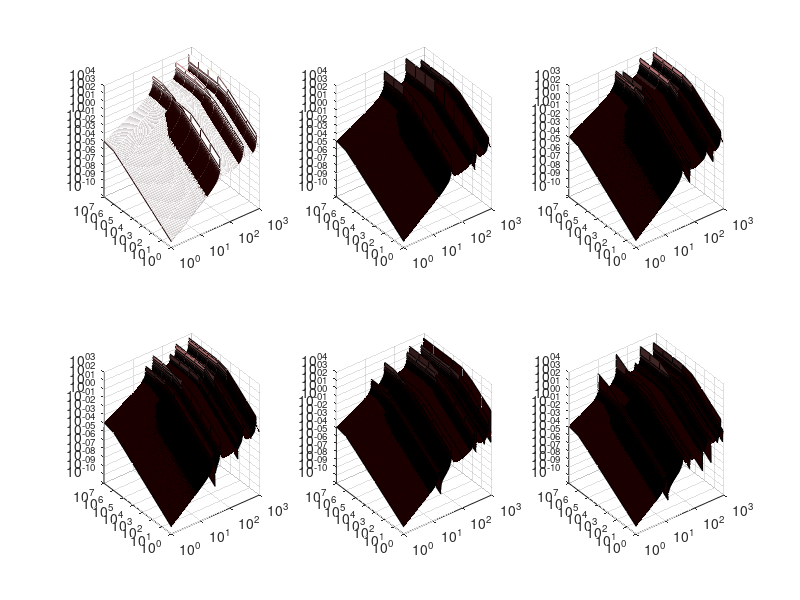
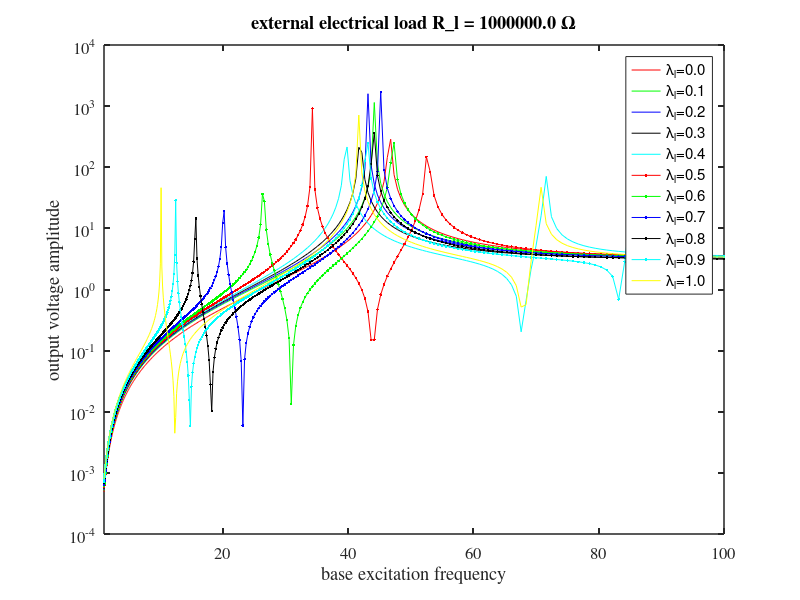

Write the MATLAB code that produced these figures, in order.
clc;clear;close all;



result00 = load('bm_ext_base_laml_l_00e-3.mat'); 
vplist00  = result00.Vplist;
result01 = load('bm_ext_base_laml_l_10e-3.mat'); 
vplist01  = result01.Vplist;
result02 = load('bm_ext_base_laml_l_20e-3.mat'); 
vplist02  = result02.Vplist;
result03 = load('bm_ext_base_laml_l_30e-3.mat'); 
vplist03  = result03.Vplist;
result04 = load('bm_ext_base_laml_l_40e-3.mat'); 
vplist04  = result04.Vplist;
result05 = load('bm_ext_base_laml_l_50e-3.mat'); 
vplist05  = result05.Vplist;
result06 = load('bm_ext_base_laml_l_60e-3.mat'); 
vplist06  = result06.Vplist;
result07 = load('bm_ext_base_laml_l_70e-3.mat');
vplist07  = result07.Vplist;
result08 = load('bm_ext_base_laml_l_80e-3.mat'); 
vplist08  = result08.Vplist;
result09 = load('bm_ext_base_laml_l_90e-3.mat'); 
vplist09  = result09.Vplist;
result10 = load('bm_ext_base_laml_l_100e-3.mat'); 
vplist10  = result10.Vplist;

fr = result00.fr;
Rl = result00.Rl;
xib  = result00.xib;

%% Rl from 1 ohm to 10 Mohm, different laml
f = figure(1);
set(gca, 'linewidth', 1.1, 'fontsize', 12, 'fontname', 'times')
set(gcf, 'color', 'w')
colormap pink
subplot(231)
mesh(fr,Rl,abs(vplist00), 'DisplayName','\lambda_l=0.0')
set(gca,'XScale','log');
set(gca,'YScale','log');
set(gca,'ZScale','log');
subplot(232)
surf(fr,Rl,abs(vplist02), 'DisplayName','\lambda_l=0.2')
set(gca,'XScale','log');
set(gca,'YScale','log');
set(gca,'ZScale','log');
subplot(233)
surf(fr,Rl,abs(vplist04), 'DisplayName','\lambda_l=0.4')
set(gca,'XScale','log');
set(gca,'YScale','log');
set(gca,'ZScale','log');
subplot(234)
surf(fr,Rl,abs(vplist06), 'DisplayName','\lambda_l=0.6')
set(gca,'XScale','log');
set(gca,'YScale','log');
set(gca,'ZScale','log');
subplot(235)
surf(fr,Rl,abs(vplist08), 'DisplayName','\lambda_l=0.8')
set(gca,'XScale','log');
set(gca,'YScale','log');
set(gca,'ZScale','log');
subplot(236)
surf(fr,Rl,abs(vplist10), 'DisplayName','\lambda_l=1.0')
set(gca,'XScale','log');
set(gca,'YScale','log');
set(gca,'ZScale','log');


% legend('show')

% ax = findobj(f,'Type','Axes');
% for i=1:length(ax)
%     ylabel(ax(i),{'Nice'})
%     title(ax(i),{'Very Nice'})
% end




% title('Output voltage amplitude at different frequency and load')
% print(gcf,'fig_output_voltage_vs_fr_Rl_laml_all','-dpdf');
% print(gcf,'fig_output_voltage_vs_fr_Rl_laml_all','-depsc');
% print(gcf,'fig_output_voltage_vs_fr_Rl_laml_all','-djpeg','-r300','-noui');      

% 
% 
% %% Rl  1 ohm, different laml
% figure(2)
% plot(fr(1,:),abs(vplist00(1,:)),'r', 'DisplayName','\lambda_l=0.0'); hold on
% plot(fr(1,:),abs(vplist01(1,:)),'g', 'DisplayName','\lambda_l=0.1')
% plot(fr(1,:),abs(vplist02(1,:)),'b', 'DisplayName','\lambda_l=0.2')
% plot(fr(1,:),abs(vplist03(1,:)),'k', 'DisplayName','\lambda_l=0.3')
% plot(fr(1,:),abs(vplist04(1,:)),'c', 'DisplayName','\lambda_l=0.4')
% plot(fr(1,:),abs(vplist05(1,:)),'r.-', 'DisplayName','\lambda_l=0.5')
% plot(fr(1,:),abs(vplist06(1,:)),'g.-', 'DisplayName','\lambda_l=0.6')
% plot(fr(1,:),abs(vplist07(1,:)),'b.-', 'DisplayName','\lambda_l=0.7')
% plot(fr(1,:),abs(vplist08(1,:)),'k.-', 'DisplayName','\lambda_l=0.8')
% plot(fr(1,:),abs(vplist09(1,:)),'c.-', 'DisplayName','\lambda_l=0.9')
% plot(fr(1,:),abs(vplist10(1,:)),'y', 'DisplayName','\lambda_l=1.0')
% set(gca,'XScale','log');
% set(gca,'YScale','log');
% xlabel('base excitation frequency');
% ylabel('output voltage amplitude');
% set(gca, 'linewidth', 1.1, 'fontsize', 12, 'fontname', 'times')
% set(gcf, 'color', 'w')
% legend('show')
% title('external electrical load R\_l = 1.0 \Omega')
% 
% 
% %% Rl  10 ohm, different laml
% figure(3)
% plot(fr(1,:),abs(vplist00(2,:)),'r', 'DisplayName','\lambda_l=0.0'); hold on
% plot(fr(1,:),abs(vplist01(2,:)),'g', 'DisplayName','\lambda_l=0.1')
% plot(fr(1,:),abs(vplist02(2,:)),'b', 'DisplayName','\lambda_l=0.2')
% plot(fr(1,:),abs(vplist03(2,:)),'k', 'DisplayName','\lambda_l=0.3')
% plot(fr(1,:),abs(vplist04(2,:)),'c', 'DisplayName','\lambda_l=0.4')
% plot(fr(1,:),abs(vplist05(2,:)),'r.-', 'DisplayName','\lambda_l=0.5')
% plot(fr(1,:),abs(vplist06(2,:)),'g.-', 'DisplayName','\lambda_l=0.6')
% plot(fr(1,:),abs(vplist07(2,:)),'b.-', 'DisplayName','\lambda_l=0.7')
% plot(fr(1,:),abs(vplist08(2,:)),'k.-', 'DisplayName','\lambda_l=0.8')
% plot(fr(1,:),abs(vplist09(2,:)),'c.-', 'DisplayName','\lambda_l=0.9')
% plot(fr(1,:),abs(vplist10(2,:)),'y', 'DisplayName','\lambda_l=1.0')
% set(gca,'XScale','log');
% set(gca,'YScale','log');
% xlabel('base excitation frequency');
% ylabel('output voltage amplitude');
% set(gca, 'linewidth', 1.1, 'fontsize', 12, 'fontname', 'times')
% set(gcf, 'color', 'w')
% legend('show')
% title('external electrical load R\_l = 10.0 \Omega')
% 
% 
% 
% %% Rl  100 ohm, different laml
% figure(4)
% plot(fr(1,:),abs(vplist00(3,:)),'r', 'DisplayName','\lambda_l=0.0'); hold on
% plot(fr(1,:),abs(vplist01(3,:)),'g', 'DisplayName','\lambda_l=0.1')
% plot(fr(1,:),abs(vplist02(3,:)),'b', 'DisplayName','\lambda_l=0.2')
% plot(fr(1,:),abs(vplist03(3,:)),'k', 'DisplayName','\lambda_l=0.3')
% plot(fr(1,:),abs(vplist04(3,:)),'c', 'DisplayName','\lambda_l=0.4')
% plot(fr(1,:),abs(vplist05(3,:)),'r.-', 'DisplayName','\lambda_l=0.5')
% plot(fr(1,:),abs(vplist06(3,:)),'g.-', 'DisplayName','\lambda_l=0.6')
% plot(fr(1,:),abs(vplist07(3,:)),'b.-', 'DisplayName','\lambda_l=0.7')
% plot(fr(1,:),abs(vplist08(3,:)),'k.-', 'DisplayName','\lambda_l=0.8')
% plot(fr(1,:),abs(vplist09(3,:)),'c.-', 'DisplayName','\lambda_l=0.9')
% plot(fr(1,:),abs(vplist10(3,:)),'y', 'DisplayName','\lambda_l=1.0')
% % set(gca,'XScale','log');
% % set(gca,'YScale','log');
% xlim([1,100]);
% xlabel('base excitation frequency');
% ylabel('output voltage amplitude');
% set(gca, 'linewidth', 1.1, 'fontsize', 12, 'fontname', 'times')
% set(gcf, 'color', 'w')
% legend('show')
% title('external electrical load R\_l = 100.0 \Omega')




%% Rl  1000000 ohm, different laml
figure(8)
plot(fr(1,:),abs(vplist00(7,:)),'r', 'DisplayName','\lambda_l=0.0'); hold on
plot(fr(1,:),abs(vplist01(7,:)),'g', 'DisplayName','\lambda_l=0.1')
plot(fr(1,:),abs(vplist02(7,:)),'b', 'DisplayName','\lambda_l=0.2')
plot(fr(1,:),abs(vplist03(7,:)),'k', 'DisplayName','\lambda_l=0.3')
plot(fr(1,:),abs(vplist04(7,:)),'c', 'DisplayName','\lambda_l=0.4')
plot(fr(1,:),abs(vplist05(7,:)),'r.-', 'DisplayName','\lambda_l=0.5')
plot(fr(1,:),abs(vplist06(7,:)),'g.-', 'DisplayName','\lambda_l=0.6')
plot(fr(1,:),abs(vplist07(7,:)),'b.-', 'DisplayName','\lambda_l=0.7')
plot(fr(1,:),abs(vplist08(7,:)),'k.-', 'DisplayName','\lambda_l=0.8')
plot(fr(1,:),abs(vplist09(7,:)),'c.-', 'DisplayName','\lambda_l=0.9')
plot(fr(1,:),abs(vplist10(7,:)),'y', 'DisplayName','\lambda_l=1.0')
% set(gca,'XScale','log');
set(gca,'YScale','log');
xlim([1,100]);
xlabel('base excitation frequency');
ylabel('output voltage amplitude');
set(gca, 'linewidth', 1.1, 'fontsize', 12, 'fontname', 'times')
set(gcf, 'color', 'w')
legend('show')
title('external electrical load R\_l = 1000000.0 \Omega')
